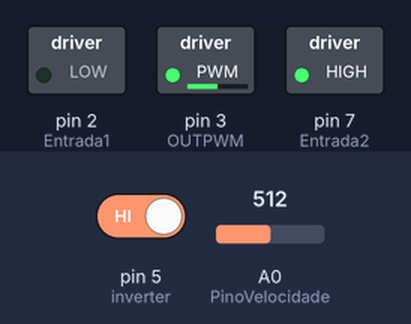
This sketch was run on a simulated Arduino Uno, built with avr-gcc and run on an emulated ATmega328P. Shown: switched loads named in the sketch (green lamp = pin HIGH). The test bench sets the inputs (shaded band); at power-on: A0 (PinoVelocidade) = 512, pin 5 (inverter) HIGH.

Above: at 1.2 s.
1.3 s: A0 (PinoVelocidade) set to 716
At 2.2 s:
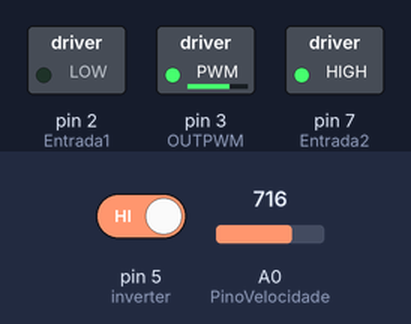
2.8 s: pin 5 (inverter) driven LOW
At 3.3 s:
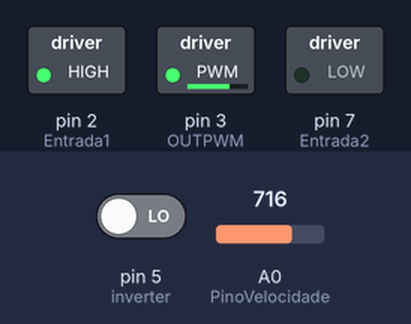
4.3 s: A0 (PinoVelocidade) set to 900
At 5.5 s:
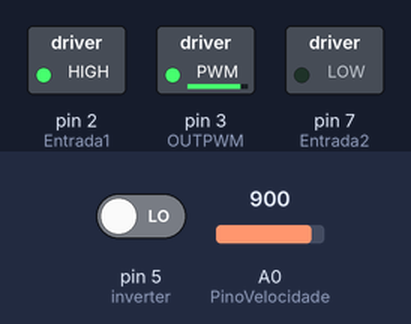
5.8 s: pin 5 (inverter) driven HIGH
At 6.8 s:
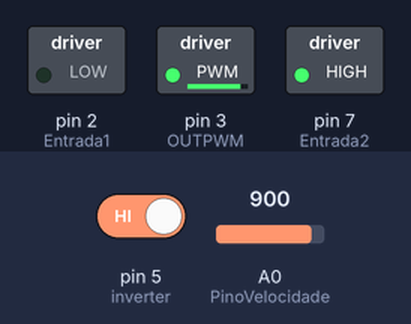
7.3 s: A0 (PinoVelocidade) set to 122
At 7.9 s:
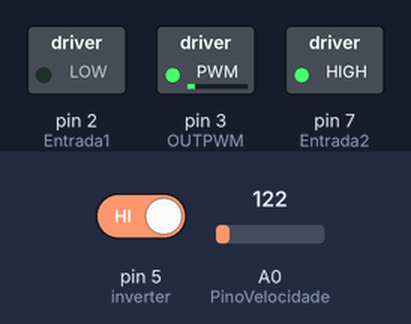
8.8 s: pin 5 (inverter) driven LOW
At 9.1 s:
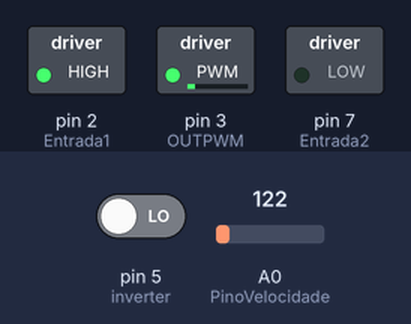
Timing chart, 0 to 11.3 s (numbered marks = the images above; inputs shaded):
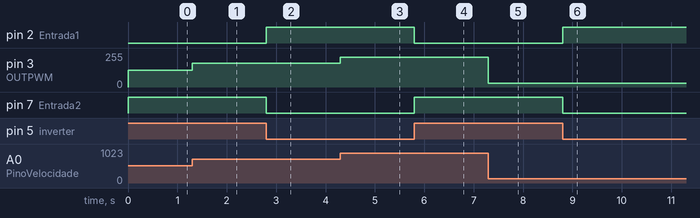

The sketch:

Codigo.ino
```cpp
// Autor: Diogo Nobre de Araujo Cintra
// Graduacao: Engenharia Mecanica
// Instituicao: Insper

int PinoVelocidade = A0; //INPUT DO POTENCIOMETRO
int OUTPWM = 3; //OUTPUT PARA CONTROLE DE VELOCIDADE
int Entrada1 = 2; //OUTPUT PARA PONTE H
int Entrada2 = 7; //OUTPUT PARA PONTE H
int saida; //VARIAVEL PARA CONTROLE DE VELOCIADADE
int inverter = 5; //PINO PARA INVERTER O SENTIDO DO MOTOR
int estado; //VARIAVEL PARA LEITURA DO BOTAO
int velocidade; //VARIAVEL PARA LEITURA DO POTENCIOMETRO
void setup()
{
  //DEFINE OS PINOS DE INPUT
  pinMode(PinoVelocidade, INPUT);
  pinMode(inverter, INPUT);

  //DEFINE OS PINOS DE OUTPUT
  pinMode(OUTPWM, OUTPUT);
  pinMode(Entrada1, OUTPUT);
  pinMode(Entrada2, OUTPUT);
}

void loop()
{
  estado = digitalRead(inverter); //LE O ESTADO DO BOTAO
  velocidade = analogRead(PinoVelocidade); //LE O SINAL DO POTENCIOMETRO

  saida = map(velocidade, 0, 1023, 0, 255); //FUNCAO PARA DEFINIR A VELOCIADE DO MOTOR
  analogWrite(OUTPWM, saida);// OUTPUT DA VELOCIDADE

  //ACIONAMENTO DO MOTOR
  if (estado == 0) {
    digitalWrite(Entrada1, HIGH);
    digitalWrite(Entrada2, LOW);
  }
  else {
    digitalWrite(Entrada1, LOW);
    digitalWrite(Entrada2, HIGH);
  }
}
```

Measured:
- after the input at 1.3 s, pin 3 (OUTPWM): 127/255 → 178/255 at once
- after the input at 2.8 s, pin 2 (Entrada1): LOW → HIGH at once; pin 7 (Entrada2): HIGH → LOW at once
- after the input at 4.3 s, pin 3 (OUTPWM): 178/255 → 224/255 at once
- after the input at 5.8 s, pin 2 (Entrada1): HIGH → LOW at once; pin 7 (Entrada2): LOW → HIGH at once
- after the input at 7.3 s, pin 3 (OUTPWM): 224/255 → 30/255 at once
- after the input at 8.8 s, pin 2 (Entrada1): LOW → HIGH at once; pin 7 (Entrada2): HIGH → LOW at once
